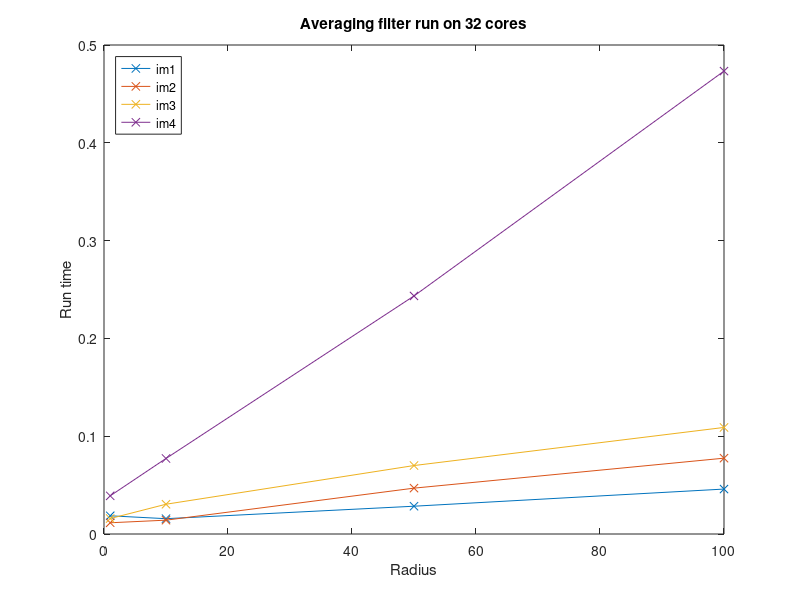
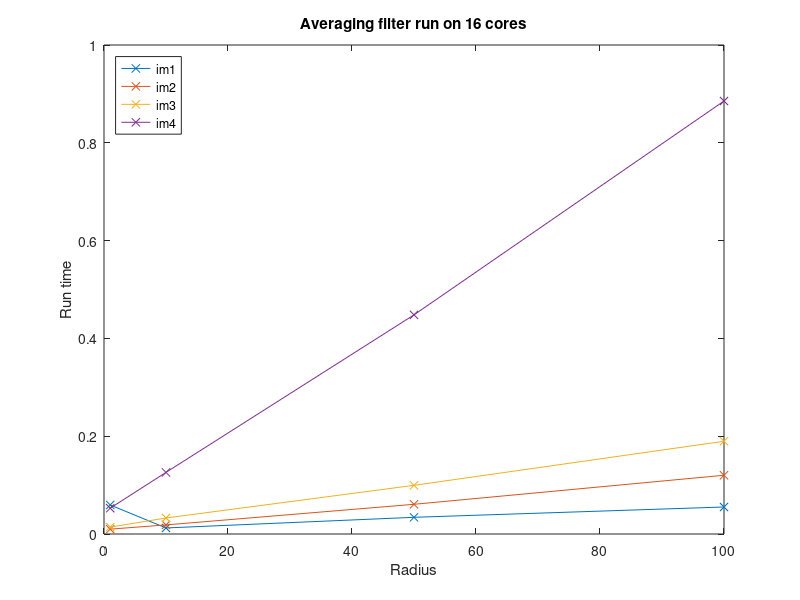
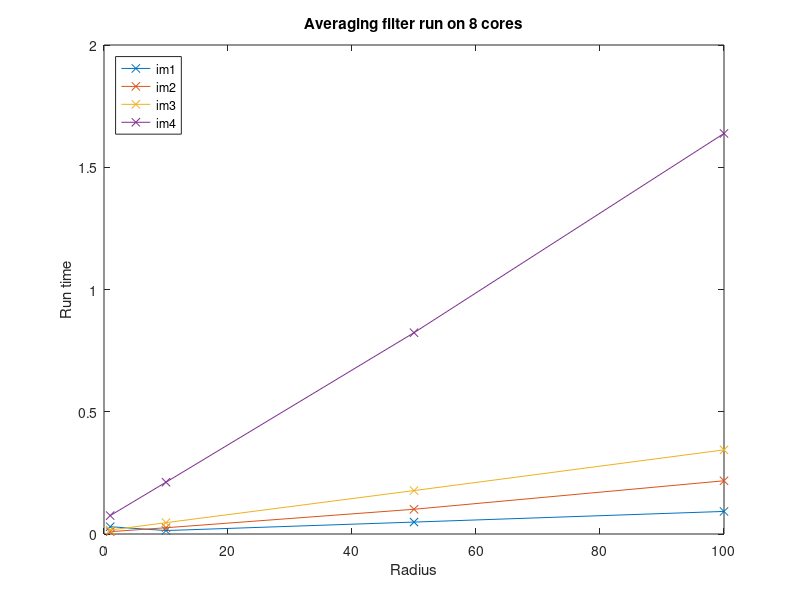
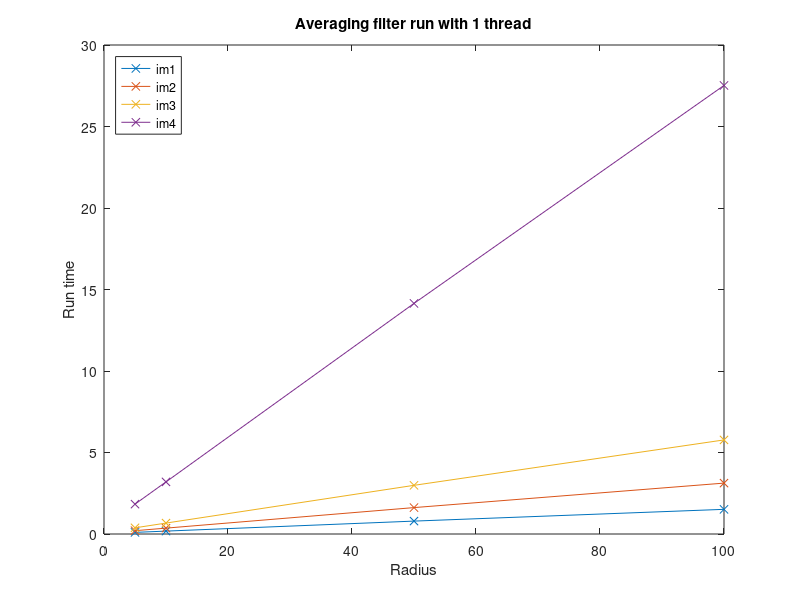

The MATLAB source for these figures, in order:
% ./matlab_format.py slurm-604666.out 32_cores
figure(1)
im1_32_cores = [0.0186079 0.0156629 0.028414 0.045949];
im1_32_cores_radius = [1 10 50 100];
im2_32_cores = [0.011487 0.014153 0.046895 0.077534];
im2_32_cores_radius = [1 10 50 100];
im3_32_cores = [0.015825 0.030442 0.0700002 0.108959];
im3_32_cores_radius = [1 10 50 100];
im4_32_cores = [0.039016 0.0772309 0.243409 0.47332];
im4_32_cores_radius = [1 10 50 100];
plot(im1_32_cores_radius, im1_32_cores, '-x', im2_32_cores_radius, im2_32_cores, '-x', im3_32_cores_radius, im3_32_cores, '-x', im4_32_cores_radius, im4_32_cores, '-x');
legend('im1', 'im2', 'im3', 'im4', 'Location', 'NorthWest');
xlabel('Radius');
ylabel('Run time');
title('Averaging filter run on 32 cores');

%./matlab_format.py slurm-604660.out 16_cores
im1_16_cores = [0.0593829 0.0123641 0.0341439 0.0552392];
im1_16_cores_radius = [1 10 50 100];
im2_16_cores = [0.00992084 0.018604 0.060745 0.120128];
im2_16_cores_radius = [1 10 50 100];
im3_16_cores = [0.014132 0.0327652 0.09953 0.189664];
im3_16_cores_radius = [1 10 50 100];
im4_16_cores = [0.0528212 0.125994 0.448156 0.885437];
im4_16_cores_radius = [1 10 50 100];
figure(2)
plot(im1_16_cores_radius, im1_16_cores, '-x', im2_16_cores_radius, im2_16_cores, '-x', im3_16_cores_radius, im3_16_cores, '-x', im4_16_cores_radius, im4_16_cores, '-x');
legend('im1', 'im2', 'im3', 'im4', 'Location', 'NorthWest');
xlabel('Radius');
ylabel('Run time');
title('Averaging filter run on 16 cores');

%./matlab_format.py slurm-604602.out 8_cores
im1_8_cores = [0.0298309 0.014122 0.0487628 0.09234];
im1_8_cores_radius = [1 10 50 100];
im2_8_cores = [0.00946903 0.0256338 0.101179 0.217682];
im2_8_cores_radius = [1 10 50 100];
im3_8_cores = [0.016274 0.0463929 0.177609 0.344069];
im3_8_cores_radius = [1 10 50 100];
im4_8_cores = [0.075248 0.211843 0.823263 1.63828];
im4_8_cores_radius = [1 10 50 100];
figure(3)
plot(im1_8_cores_radius, im1_8_cores, '-x', im2_8_cores_radius, im2_8_cores, '-x', im3_8_cores_radius, im3_8_cores, '-x', im4_8_cores_radius, im4_8_cores, '-x');
legend('im1', 'im2', 'im3', 'im4', 'Location', 'NorthWest');
xlabel('Radius');
ylabel('Run time');
title('Averaging filter run on 8 cores');


%./matlab_format.py slurm-521808.out 1_thread
im1_1_thread = [0.0999426 0.177613 0.791399 1.51316];
im1_1_thread_radius = [5 10 50 100];
im2_1_thread = [0.202774 0.360329 1.62 3.12221];
im2_1_thread_radius = [5 10 50 100];
im3_1_thread = [0.378466 0.670507 2.98633 5.77186];
im3_1_thread_radius = [5 10 50 100];
im4_1_thread = [1.83156 3.19704 14.1466 27.5185];
im4_1_thread_radius = [5 10 50 100];

figure(4)
plot(im1_1_thread_radius, im1_1_thread, '-x', im2_1_thread_radius, im2_1_thread, '-x', im3_1_thread_radius, im3_1_thread, '-x', im4_1_thread_radius, im4_1_thread, '-x');
legend('im1', 'im2', 'im3', 'im4', 'Location', 'NorthWest');
xlabel('Radius');
ylabel('Run time');
title('Averaging filter run with 1 thread');


%./matlab_format.py slurm-521810.out 2_threads
im1_2_threads = [0.025016 0.0427838 0.16885 0.318079];
im1_2_threads_radius = [5 10 50 100];
im2_2_threads = [0.0504859 0.0846524 0.34507 0.663202];
im2_2_threads_radius = [5 10 50 100];
im3_2_threads = [0.0924769 0.1519 0.634045 1.23104];
im3_2_threads_radius = [5 10 50 100];
im4_2_threads = [0.413716 0.702383 2.9809 5.81111];
im4_2_threads_radius = [5 10 50 100];
figure(5)
plot(im1_2_threads_radius, im1_2_threads, '-x', im2_2_threads_radius, im2_2_threads, '-x', im3_2_threads_radius, im3_2_threads, '-x', im4_2_threads_radius, im4_2_threads, '-x');
legend('im1', 'im2', 'im3', 'im4', 'Location', 'NorthWest');
xlabel('Radius');
ylabel('Run time');
title('Averaging filter run with 2 threads');

%./matlab_format.py slurm-607947.out 4_threads
im1_4_threads = [0.0136005 0.0224999 0.0876083 0.159761];
im1_4_threads_radius = [5 10 50 100];
im2_4_threads = [0.0276902 0.0447808 0.178032 0.336251];
im2_4_threads_radius = [5 10 50 100];
im3_4_threads = [0.0515806 0.0838421 0.323844 0.612138];
im3_4_threads_radius = [5 10 50 100];
im4_4_threads = [0.218762 0.365464 1.51325 2.89252];
im4_4_threads_radius = [5 10 50 100];
figure(5);
plot(im1_4_threads_radius, im1_4_threads, '-x', im2_4_threads_radius, im2_4_threads, '-x', im3_4_threads_radius, im3_4_threads, '-x', im4_4_threads_radius, im4_4_threads, '-x');
legend('im1', 'im2', 'im3', 'im4', 'Location', 'NorthWest');
xlabel('Radius');
ylabel('Run time');
title('Averaging filter run with 4 threads');

%./matlab_format.py slurm-607962.out 8_threads
im1_8_threads = [0.0101281 0.0140393 0.0472647 0.0864246];
im1_8_threads_radius = [5 10 50 100];
im2_8_threads = [0.0202718 0.0283178 0.0971861 0.177079];
im2_8_threads_radius = [5 10 50 100];
im3_8_threads = [0.0358152 0.0561653 0.177776 0.332303];
im3_8_threads_radius = [5 10 50 100];
im4_8_threads = [0.128664 0.204126 0.793029 1.51768];
im4_8_threads_radius = [5 10 50 100];
figure(6);
plot(im1_8_threads_radius, im1_8_threads, '-x', im2_8_threads_radius, im2_8_threads, '-x', im3_8_threads_radius, im3_8_threads, '-x', im4_8_threads_radius, im4_8_threads, '-x');
legend('im1', 'im2', 'im3', 'im4', 'Location', 'NorthWest');
xlabel('Radius');
ylabel('Run time');
title('Averaging filter run with 8 threads');

%./matlab_format.py slurm-607964.out 16_threads
im1_16_threads = [0.0122751 0.0134594 0.0301017 0.0509868];
im1_16_threads_radius = [5 10 50 100];
im2_16_threads = [0.0209276 0.0264191 0.0608438 0.102861];
im2_16_threads_radius = [5 10 50 100];
im3_16_threads = [0.0393777 0.0473222 0.110406 0.18972];
im3_16_threads_radius = [5 10 50 100];
im4_16_threads = [0.105744 0.144645 0.458281 0.844463];
im4_16_threads_radius = [5 10 50 100];
figure(7);
plot(im1_16_threads_radius, im1_16_threads, '-x', im2_16_threads_radius, im2_16_threads, '-x', im3_16_threads_radius, im3_16_threads, '-x', im4_16_threads_radius, im4_16_threads, '-x');
legend('im1', 'im2', 'im3', 'im4', 'Location', 'NorthWest');
xlabel('Radius');
ylabel('Run time');
title('Averaging filter run with 16 threads');

%%
figure(8)
plot(im4_8_cores_radius, im4_8_cores, '-x', im4_16_cores_radius, im4_16_cores, '-x', im4_32_cores_radius, im4_32_cores, '-x');
legend('8 cores', '16 cores', '32 cores', 'Location', 'NorthWest');
xlabel('Radius');
ylabel('Run time');
title('Averaging filter on im4.ppm different # cores');

%%
figure(9)
plot(im4_1_thread_radius, im4_1_thread, '-x', im4_2_threads_radius, im4_2_threads, '-x', im4_4_threads_radius, im4_4_threads, '-x', im4_8_threads_radius, im4_8_threads, '-x', im4_16_threads_radius, im4_16_threads, '-x');
legend('1 thread', '2 thread', '4 thread', '8 thread', '16 thread', 'Location', 'NorthWest');
xlabel('Radius');
ylabel('Run time');
title('Averaging filter on im4.ppm different # threads');

%%
mpi_thres_8_cores = [0.00768995 0.00541592 0.00714207 0.0279419];
mpi_thres_16_cores = [0.0297282 0.0194161 0.0152361 0.0306139];
mpi_thres_1_core = [0.00366712 0.00708914 0.01314 0.062237];
mpi_thres_4_cores = [0.002702 0.00367713 0.00692105 0.0318539];
im = [1 2 3 4];
%cores = [1 4 8 16];
%mpi_im2_core_var = [mpi_thres_1_core(2) mpi_thres_4_cores(2) mpi_thres_8_core(2) mpi_thres_16_cores(2)];
im = [1 2 3 4];
figure(10)
plot(im, mpi_thres_1_core, '-x', im, mpi_thres_4_cores, '-x', im, mpi_thres_8_cores, '-x', im, mpi_thres_16_cores, '-x');
%plot(cores, mpi_im2_core_var, '-x', cores, mpi_im2_core_var, '-x', cores, mpi_im2_core_var, '-x', cores, mpi_im2_core_var, '-x');
legend('1 core', '4 cores', '8 cores', '16 cores', 'Location', 'NorthWest');
xlabel('Image');
ylabel('Run time');
title('Threshold filter with mpi on different images');

%%


%%
thres_1_thread = [0.0025102 0.00499036 0.00936788 0.0392];
thres_4_threads = [0.000823773 0.00137079 0.00245882 0.0106272];
thres_8_threads = [0.00057446 0.000958058 0.00143139 0.00550633];
thres_16_threads = [0.000768185 0.000902217 0.00116739 0.00329923];
im = [1 2 3 4];
figure(11)
plot(im, thres_1_thread, '-x', im, thres_4_threads, '-x', im, thres_8_threads, '-x', im, thres_16_threads, '-x');
legend('1 threads', '4 threads', '8 threads', '16 threads', 'Location', 'NorthWest');
xlabel('Image');
ylabel('Run time');
title('Threshold filter with pthreads on different images');


%%
plot(im3_32_cores_radius, im3_32_cores, '-x', im2_16_cores_radius, im2_16_cores, '-x', im1_8_cores_radius, im1_8_cores, '-x');
legend('im3 32 cores', 'im2 16 cores', 'im1 8 cores', 'Location', 'NorthWest');
xlabel('Radius');
ylabel('Run time');
title('Changing computional complexity and number of processes');

%%
plot(im3_16_threads_radius, im3_16_threads, '-x', im2_8_threads_radius, im2_8_threads, '-x', im1_4_threads_radius, im1_4_threads, '-x');
legend('im3 16 cores', 'im2 8 cores', 'im1 4 cores', 'Location', 'NorthWest');
xlabel('Radius');
ylabel('Run time');
title('Changing computional complexity and number of threads');